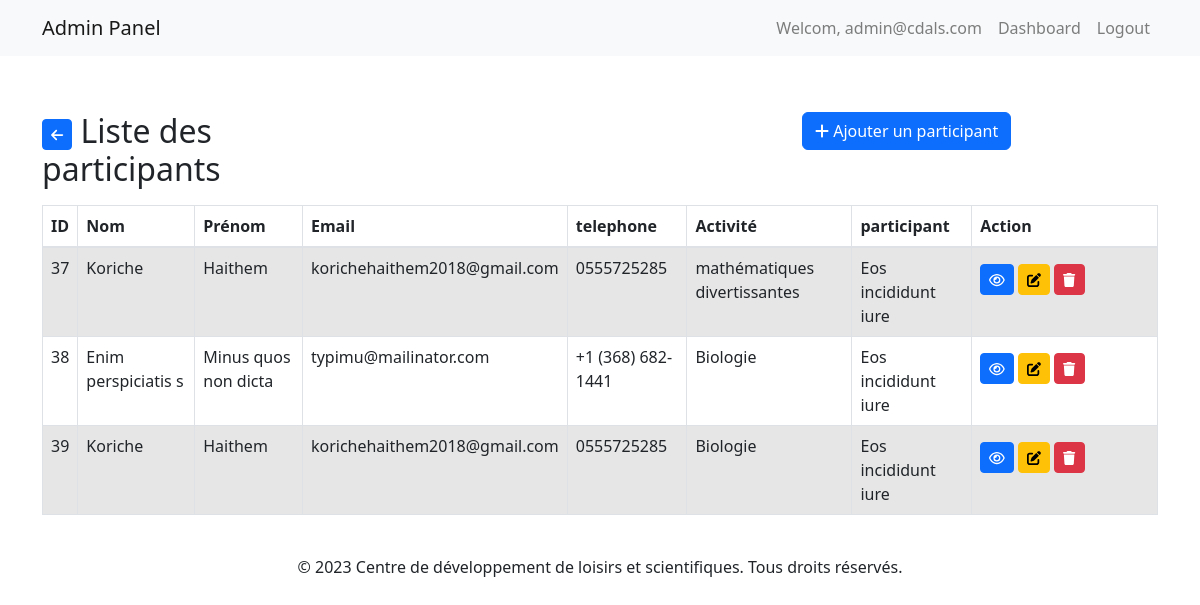
Before: /admin/participants/index.php (signed in) with the older database file.
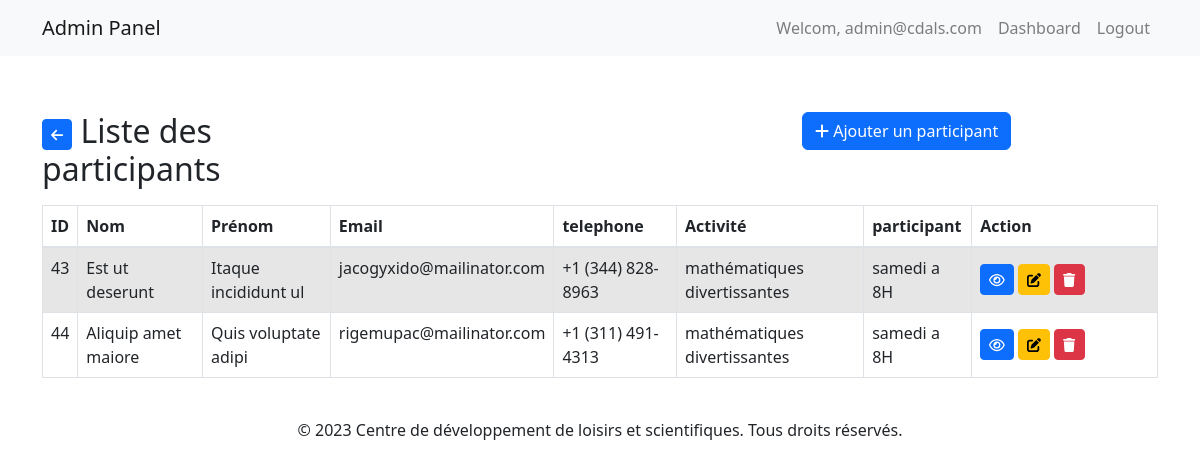
After: the same page with the newer database file.
### tables this page shows
CREATE TABLE `participants` (
  `ID_p` int(10) NOT NULL,
  `Nom_p` varchar(255) NOT NULL,
  `prenom_p` varchar(255) NOT NULL,
  `addres_p` varchar(255) NOT NULL,
  `Email_p` varchar(255) NOT NULL,
  `telephon_p` varchar(255) NOT NULL,
  `date_n_p` date NOT NULL,
  `lieu_n_p` varchar(255) NOT NULL,
  `ID_act_foreign` int(11) DEFAULT NULL,
  `ID_grp_foreign` int(11) DEFAULT NULL
);

CREATE TABLE `activities` (
  `ID_act` int(10) NOT NULL,
  `titre_act` varchar(255) NOT NULL,
  `description_act` text NOT NULL,
  `image_act` varchar(255) DEFAULT NULL,
  `duree_act` varchar(11) NOT NULL,
  `ID_ate_foreign` int(11) NOT NULL
);

CREATE TABLE `groups` (
  `ID_grp` int(10) NOT NULL,
  `int_grp` varchar(255) NOT NULL,
  `date_deb_grp` date NOT NULL
);

### admin/participants/index.php (the view, shortened to what this page needs)
<?php
require_once '../../config/bdd.php';
$stmt = $conn->prepare("SELECT participants.*, activities.titre_act, groups.int_grp FROM participants LEFT JOIN activities ON participants.ID_act_foreign = activities.ID_act LEFT JOIN groups ON participants.ID_grp_foreign = groups.ID_grp");
$stmt->execute();
$result = $stmt->get_result();
$participants = $result->fetch_all(MYSQLI_ASSOC);
?>
<?php include("../layout.php"); ?>
<head>
    <link rel="stylesheet" href="../../assets/fonts/css/all.min.css">
    <link rel="stylesheet" href="../../assets/bootstrap/css/bootstrap.min.css">
</head>
<div class="container overflow-auto">
    <div class="row justify-content-between mt-2 mb-2">
        <h2 class="col-4"><a href="../admin_panel.php" class="btn btn-primary btn-sm"> <i class="fa fa-arrow-left"></i> </a> Liste des participants</h2>
        <div class="col-4">
            <a href="ajouter.php" class="btn btn-primary mb-3"><i class="fas fa-plus"></i>  Ajouter un participant</a>
        </div>
    </div>
    <table class="table table-striped table-bordered">
        <thead>
            <tr>
                <th>ID</th>
                <th>Nom</th>
                <th>Prénom</th>
                <th>Email</th>
                <th>telephone</th>
                <th>Activité</th>
                <th>participant</th>
                <th>Action</th>
            </tr>
        </thead>
        <tbody>
            <?php foreach ($participants as $participant) : ?>
                <tr>
                    <td><?php echo $participant["ID_p"]; ?></td>
                    <td><?php echo $participant["Nom_p"]; ?></td>
                    <td><?php echo $participant["prenom_p"]; ?></td>
                    <td><?php echo $participant["Email_p"]; ?></td>
                    <td><?php echo $participant["telephon_p"]; ?></td>
                    <td><?php echo $participant["titre_act"]; ?></td>
                    <td><?php echo $participant["int_grp"]; ?></td>
                    <td class="col-2">
                        <a href="voir.php?id=<?php echo $participant["ID_p"]; ?>" class="btn btn-primary btn-sm mt-2 mb-2"><i class="fa-regular fa-eye"></i></a>
                        <a href="modifier.php?id=<?php echo $participant["ID_p"]; ?>" class="btn btn-warning btn-sm mt-2 mb-2"><i class="fa fa-edit"></i></a>
                        <a href="supprimer.php?id=<?php echo $participant["ID_p"]; ?>" class="btn btn-danger btn-sm mt-2 mb-2"><i class="fa fa-trash"></i> </a>
                    </td>
                </tr>
            <?php endforeach; ?>
        </tbody>
    </table>
</div>

Changed rows visible on the page:
removed participants: ID_p "37", Nom_p "Koriche", prenom_p "Haithem", Email_p "korichehaithem2018@gmail.com", telephon_p "0555725285", ID_act_foreign.titre_act "mathématiques divertissantes", ID_grp_foreign.int_grp "Eos incididunt iure"
removed participants: ID_p "38", Nom_p "Enim perspiciatis s", prenom_p "Minus quos non dicta", Email_p "typimu@mailinator.com", telephon_p "+1 (368) 682-1441", ID_act_foreign.titre_act "Biologie", ID_grp_foreign.int_grp "Eos incididunt iure"
removed participants: ID_p "39", Nom_p "Koriche", prenom_p "Haithem", Email_p "korichehaithem2018@gmail.com", telephon_p "0555725285", ID_act_foreign.titre_act "Biologie", ID_grp_foreign.int_grp "Eos incididunt iure"
added participants: ID_p "43", Nom_p "Est ut deserunt", prenom_p "Itaque incididunt ul", Email_p "jacogyxido@mailinator.com", telephon_p "+1 (344) 828-8963", ID_act_foreign.titre_act "mathématiques divertissantes", ID_grp_foreign.int_grp "samedi a 8H"
added participants: ID_p "44", Nom_p "Aliquip amet maiore", prenom_p "Quis voluptate adipi", Email_p "rigemupac@mailinator.com", telephon_p "+1 (311) 491-4313", ID_act_foreign.titre_act "mathématiques divertissantes", ID_grp_foreign.int_grp "samedi a 8H"
